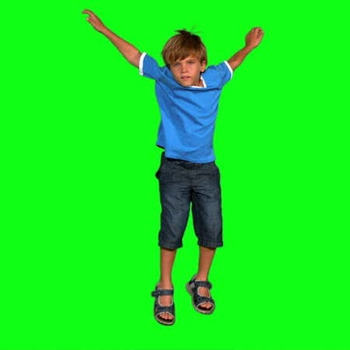
#> input picture 5.2/kid-green.png, 350 x 350 px, shrunk from 450 x 450 before the run, found by its file name
$ python combining_again.py
#> lines starting #> are read from the running program, lines starting #| are printed output that depends on the picture
from PIL import Image

img_kid = Image.open("5.2/kid-green.png").load()
image = Image.open("5.2/image.png").load()
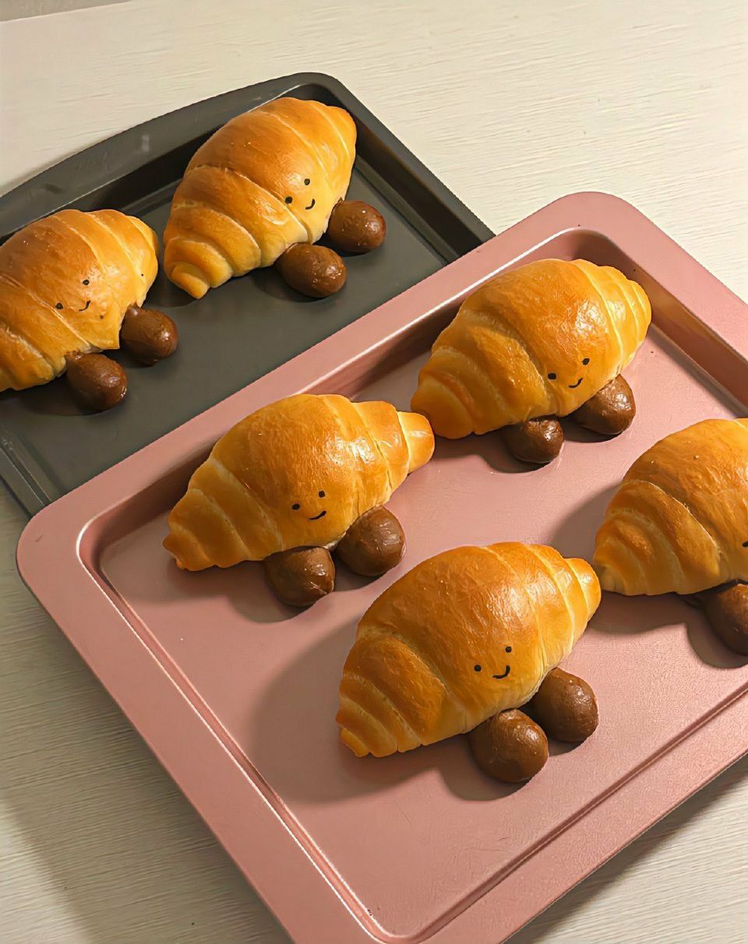
#> input picture 5.2/image.png, 748 x 944 px, shrunk from 960 x 1212 before the run, found by its file name

img_output = Image.open("5.2/kid-green.png")
#> img_output is the input picture: PIL image 350x350 RGB; mean R, G, B 23.4, 232.4, 32.8

width = img_output.width
#> width = 350
height = img_output.height
#> height = 350

def is_green(r,g,b):
    if r > 0 and r <= 25 and g > 145 and g <= 255 and b > 0 and b <= 25:
        return True

for x in range(width):
    for y in range(height):
        r = img_kid[x,y][0]
        g = img_kid[x,y][1]
        b = img_kid[x,y][2]

        if is_green(r,g,b):
            image_col = image[x,y]
            img_output.putpixel((x,y), image_col)
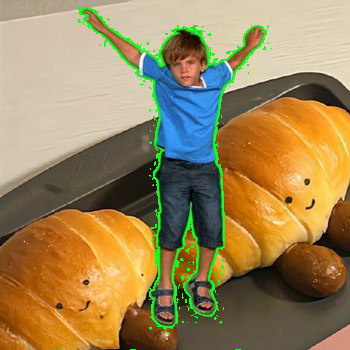
#> img_output: PIL image 350x350 RGB; mean R, G, B 154.9, 133.6, 88.7

img_output.save("5.2/man.png","png")
